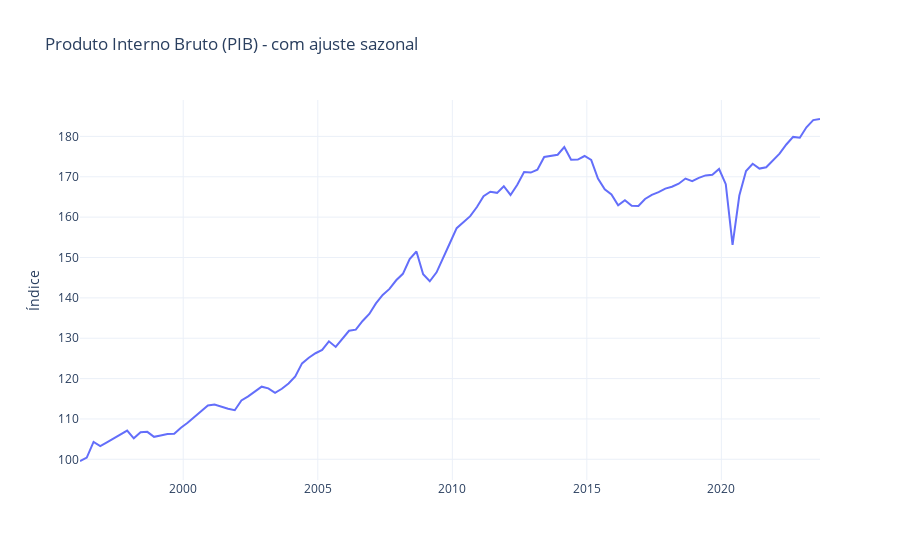

Notebook code cell kept with this figure:
### Markdown cell above
## Produto Interno Bruto (PIB) com ajuste sazonal

### Code cell
# Usando o Sidrapy para obter a tabela 1621 do IBGE.
# Tabela: 1621 - Série encadeada do índice de volume trimestral com ajuste sazonal (Base: média 1995 = 100)
pib_sa = get_pib_data_from_ibge('1621')

# Visualizando a série histórica do PIB com ajuste sazonal.
fig = pib_sa.plot(title='Produto Interno Bruto (PIB) - com ajuste sazonal')
fig.update_layout(xaxis_title='',
                  yaxis_title='Índice',
                  showlegend=False,
                  template='plotly_white')
